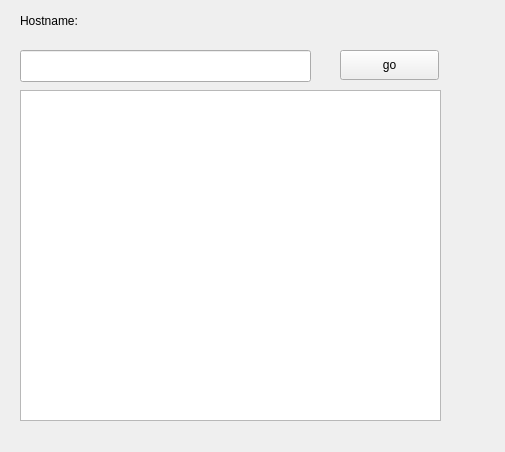
<?xml version="1.0" encoding="UTF-8"?>
<ui version="4.0">
 <class>Webclient</class>
 <widget class="QWidget" name="Webclient">
  <property name="geometry">
   <rect>
    <x>0</x>
    <y>0</y>
    <width>505</width>
    <height>452</height>
   </rect>
  </property>
  <property name="windowTitle">
   <string>Webclient</string>
  </property>
  <widget class="QLabel" name="label">
   <property name="geometry">
    <rect>
     <x>20</x>
     <y>10</y>
     <width>111</width>
     <height>21</height>
    </rect>
   </property>
   <property name="text">
    <string>Hostname:</string>
   </property>
  </widget>
  <widget class="QLineEdit" name="hostname">
   <property name="geometry">
    <rect>
     <x>20</x>
     <y>50</y>
     <width>291</width>
     <height>32</height>
    </rect>
   </property>
  </widget>
  <widget class="QTextEdit" name="outputmessage">
   <property name="geometry">
    <rect>
     <x>20</x>
     <y>90</y>
     <width>421</width>
     <height>331</height>
    </rect>
   </property>
  </widget>
  <widget class="QPushButton" name="gobutton">
   <property name="geometry">
    <rect>
     <x>340</x>
     <y>50</y>
     <width>99</width>
     <height>30</height>
    </rect>
   </property>
   <property name="text">
    <string>go</string>
   </property>
  </widget>
 </widget>
 <layoutdefault spacing="6" margin="11"/>
 <resources/>
 <connections/>
</ui>
